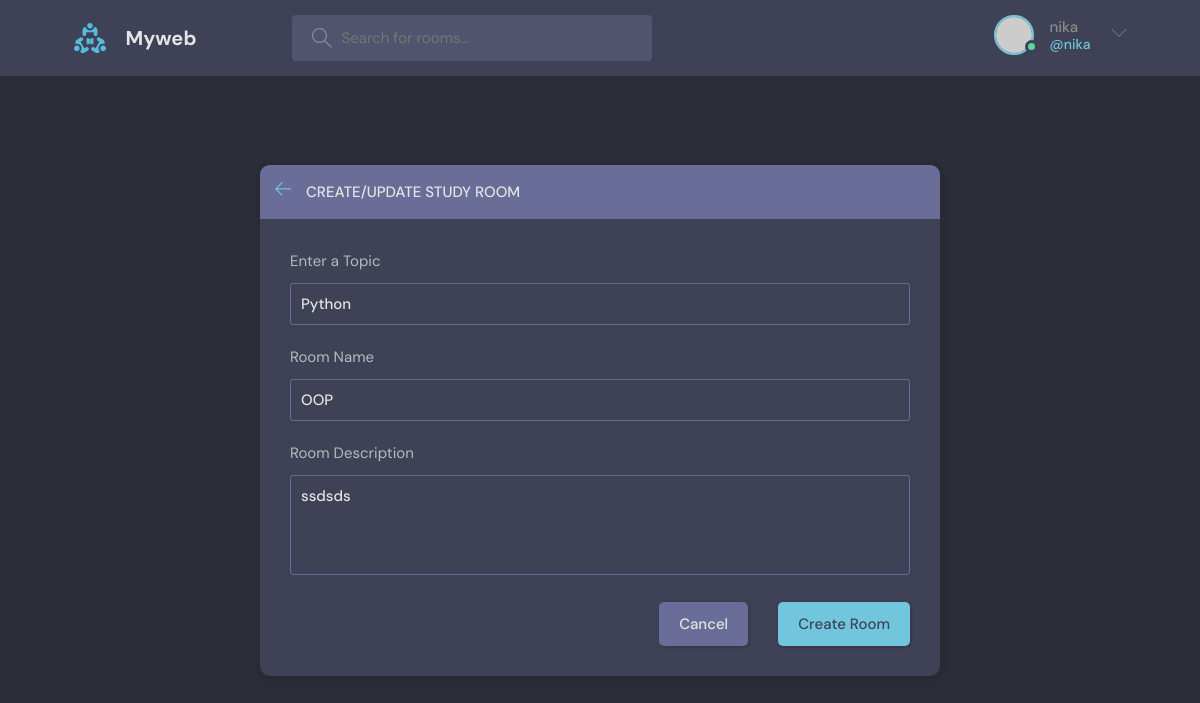
Screenshot of /update-room/9/ (signed in) with the database file from the repository.
### base/models.py (models this page shows, shortened)
class Room(models.Model):
    host = models.ForeignKey(User, on_delete=models.SET_NULL, null=True)
    topic = models.ForeignKey(Topic, on_delete=models.SET_NULL, null=True)
    name = models.CharField(max_length=150)
    description = models.TextField(null=True, blank=True)
    participants = models.ManyToManyField(User, related_name='participants', null=True)
    updated = models.DateTimeField(auto_now=True)
    created = models.DateTimeField(auto_now_add=True)
    class Meta:
        ordering = ['-updated', '-created']

class Topic(models.Model):
    name = models.CharField(max_length=200)

### base/views.py (the view, shortened to what this page needs)
# urls.py: path('update-room/<str:pk>/', views.update_room, name='update-room'),
@login_required(login_url='login')
def update_room(request, pk):
    room = Room.objects.get(id=pk)
    form = RoomForm(instance=room)
    topics = Topic.objects.all()
    if request.user != room.host:
        return HttpResponse("<h1>You don't have permission!</h1>")
    context = {'form': form, 'topics': topics, 'room': room}
    return render(request, "base/room_form.html", context)

### base/forms.py
class RoomForm(ModelForm):
    class Meta:
        model = Room
        fields = '__all__' #['host', 'name']
        exclude = ['host', 'participants']

### base/templates/base/room_form.html (shortened to what this page needs)
{% extends 'main.html' %}
{% block content %}
  <main class="create-room layout">
    <div class="container">
      <div class="layout__box">
        <div class="layout__boxHeader">
          <div class="layout__boxTitle">
            <a href="{% url 'home' %}">
              <svg version="1.1" xmlns="http://www.w3.org/2000/svg" width="32" height="32" viewBox="0 0 32 32">
                <title>arrow-left</title>
                <path
                  d="M13.723 2.286l-13.723 13.714 13.719 13.714 1.616-1.611-10.96-10.96h27.625v-2.286h-27.625l10.965-10.965-1.616-1.607z">
                </path>
              </svg>
            </a>
            <h3>Create/Update Study Room</h3>
          </div>
        </div>
        <div class="layout__body">
          <form class="form" action="" method="POST">
            <div class="form__group">
              <label for="room_topic">Enter a Topic</label>
              <input required id="room_name" name="topic" type="text" value="{{room.topic.name}}" list="topic-list" />
            </div>
            <div class="form__group">
              <label for="room_name">Room Name</label>
              {{form.name}}
            </div>
            <div class="form__group">
              <label for="room_description">Room Description</label>
              {{form.description}}
            </div>
            <div class="form__action">
              <a class="btn btn--dark" href="{% url 'home' %}">Cancel</a>
              <button class="btn btn--main" type="submit">Create Room</button>
            </div>
          </form>
        </div>
      </div>
    </div>
  </main>
{% endblock %}

### templates/navbar.html (shortened to what this page needs)
{% load static %}
<header class="header header--loggedIn">
      <div class="container">
        <a href="{% url 'home' %}" class="header__logo">
          <img src="{% static 'images/assets/logo.svg' %}" />
          <h1>Myweb</h1>
        </a>
        <form class="header__search" method="GET" action="{% url 'home' %}">
          <label>
            <input name="q" placeholder="Search for rooms..." />
          </label>
        </form>
        <nav class="header__menu">
          {% if request.user.is_authenticated %}
            <div class="header__user">
              <a href="{% url 'user-profile' user.id %}">
                <div class="avatar avatar--medium active">
                  <img src="https://randomuser.me/api/portraits/men/37.jpg" />
                </div>
                <p>{{request.user.username}}<span>@{{request.user.username}}</span></p>
              </a>
              <button class="dropdown-button">
                <svg version="1.1" xmlns="http://www.w3.org/2000/svg" width="32" height="32" viewBox="0 0 32 32">
                  <title>chevron-down</title>
                  <path d="M16 21l-13-13h-3l16 16 16-16h-3l-13 13z"></path>
                </svg>
              </button>
            </div>
          {% else %}
            <a href="{% url 'login' %}">
              <img src="{% static 'images/assets/avatar.svg' %}" />
              <p>Login</p>
            </a>
          {% endif %}
        </nav>
      </div>
    </header>

### rows the page displays
Room: topic "Python", name "OOP", description "ssdsds"

### other values shown
{{ request.user.username }} "nika"
